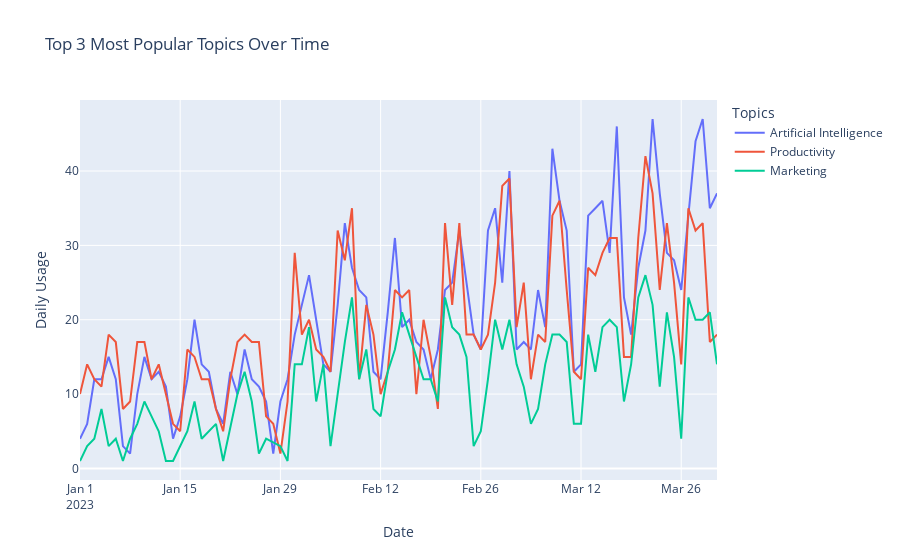

The code cell stored with this chart in its notebook:
### Markdown cell above
## Usage of the Top 3 Topics over time

### Code cell
# Get the frequency of each individual topic
topic_freq = df['topics'].str.split(', ').explode().value_counts()

# Find the Top 5 most popular topics throughout months
top5_topics = topic_freq.head(3)

# Create a line plot to illustrate each topic's daily usage over time
df['createdAt'] = pd.to_datetime(df['createdAt'])
df['date'] = df['createdAt'].dt.date

fig = go.Figure()

for topic in top5_topics.index:
    topic_df = df[df['topics'].str.contains(topic)]
    daily_counts = topic_df.groupby('date').size()
    fig.add_trace(go.Scatter(x=daily_counts.index, y=daily_counts, mode='lines', name=topic))

fig.update_layout(title='Top 3 Most Popular Topics Over Time',
                  xaxis_title='Date',
                  yaxis_title='Daily Usage',
                  legend_title='Topics')

fig.show()
